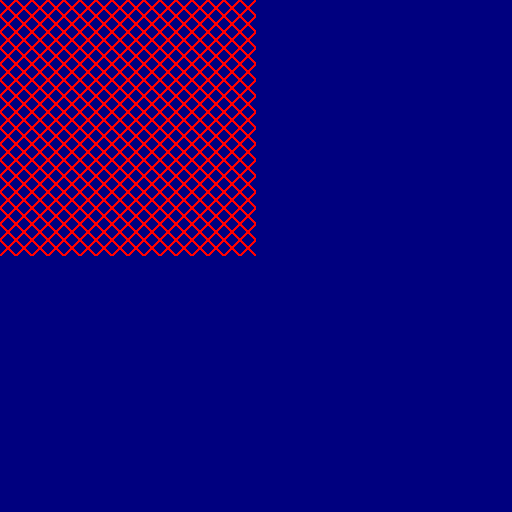

This game map was drawn from its Tiled (.tmx) file and the tilesets committed beside it. A one-line description and the full map source follow:
An orthogonal 32x32 tile map with 16x16 px tiles, 1 tile layer (Tile Layer 1).

<map version="1.0" tiledversion="1.1.5" orientation="orthogonal" renderorder="right-down" width="32" height="32" tilewidth="16" tileheight="16" infinite="0" nextobjectid="1">
 <tileset firstgid="1" source="BreakoutSpriteSheet.tsx" />
 <layer name="Tile Layer 1" width="32" height="32">
  <data encoding="csv">
23,23,23,23,23,23,23,23,23,23,23,23,23,23,23,23,15,15,15,15,15,15,15,15,15,15,15,15,15,15,15,15,
23,23,23,23,23,23,23,23,23,23,23,23,23,23,23,23,15,15,15,15,15,15,15,15,15,15,15,15,15,15,15,15,
23,23,23,23,23,23,23,23,23,23,23,23,23,23,23,23,15,15,15,15,15,15,15,15,15,15,15,15,15,15,15,15,
23,23,23,23,23,23,23,23,23,23,23,23,23,23,23,23,15,15,15,15,15,15,15,15,15,15,15,15,15,15,15,15,
23,23,23,23,23,23,23,23,23,23,23,23,23,23,23,23,15,15,15,15,15,15,15,15,15,15,15,15,15,15,15,15,
23,23,23,23,23,23,23,23,23,23,23,23,23,23,23,23,15,15,15,15,15,15,15,15,15,15,15,15,15,15,15,15,
23,23,23,23,23,23,23,23,23,23,23,23,23,23,23,23,15,15,15,15,15,15,15,15,15,15,15,15,15,15,15,15,
23,23,23,23,23,23,23,23,23,23,23,23,23,23,23,23,15,15,15,15,15,15,15,15,15,15,15,15,15,15,15,15,
23,23,23,23,23,23,23,23,23,23,23,23,23,23,23,23,15,15,15,15,15,15,15,15,15,15,15,15,15,15,15,15,
23,23,23,23,23,23,23,23,23,23,23,23,23,23,23,23,15,15,15,15,15,15,15,15,15,15,15,15,15,15,15,15,
23,23,23,23,23,23,23,23,23,23,23,23,23,23,23,23,15,15,15,15,15,15,15,15,15,15,15,15,15,15,15,15,
23,23,23,23,23,23,23,23,23,23,23,23,23,23,23,23,15,15,15,15,15,15,15,15,15,15,15,15,15,15,15,15,
23,23,23,23,23,23,23,23,23,23,23,23,23,23,23,23,15,15,15,15,15,15,15,15,15,15,15,15,15,15,15,15,
23,23,23,23,23,23,23,23,23,23,23,23,23,23,23,23,15,15,15,15,15,15,15,15,15,15,15,15,15,15,15,15,
23,23,23,23,23,23,23,23,23,23,23,23,23,23,23,23,15,15,15,15,15,15,15,15,15,15,15,15,15,15,15,15,
23,23,23,23,23,23,23,23,23,23,23,23,23,23,23,23,15,15,15,15,15,15,15,15,15,15,15,15,15,15,15,15,
15,15,15,15,15,15,15,15,15,15,15,15,15,15,15,15,15,15,15,15,15,15,15,15,15,15,15,15,15,15,15,15,
15,15,15,15,15,15,15,15,15,15,15,15,15,15,15,15,15,15,15,15,15,15,15,15,15,15,15,15,15,15,15,15,
15,15,15,15,15,15,15,15,15,15,15,15,15,15,15,15,15,15,15,15,15,15,15,15,15,15,15,15,15,15,15,15,
15,15,15,15,15,15,15,15,15,15,15,15,15,15,15,15,15,15,15,15,15,15,15,15,15,15,15,15,15,15,15,15,
15,15,15,15,15,15,15,15,15,15,15,15,15,15,15,15,15,15,15,15,15,15,15,15,15,15,15,15,15,15,15,15,
15,15,15,15,15,15,15,15,15,15,15,15,15,15,15,15,15,15,15,15,15,15,15,15,15,15,15,15,15,15,15,15,
15,15,15,15,15,15,15,15,15,15,15,15,15,15,15,15,15,15,15,15,15,15,15,15,15,15,15,15,15,15,15,15,
15,15,15,15,15,15,15,15,15,15,15,15,15,15,15,15,15,15,15,15,15,15,15,15,15,15,15,15,15,15,15,15,
15,15,15,15,15,15,15,15,15,15,15,15,15,15,15,15,15,15,15,15,15,15,15,15,15,15,15,15,15,15,15,15,
15,15,15,15,15,15,15,15,15,15,15,15,15,15,15,15,15,15,15,15,15,15,15,15,15,15,15,15,15,15,15,15,
15,15,15,15,15,15,15,15,15,15,15,15,15,15,15,15,15,15,15,15,15,15,15,15,15,15,15,15,15,15,15,15,
15,15,15,15,15,15,15,15,15,15,15,15,15,15,15,15,15,15,15,15,15,15,15,15,15,15,15,15,15,15,15,15,
15,15,15,15,15,15,15,15,15,15,15,15,15,15,15,15,15,15,15,15,15,15,15,15,15,15,15,15,15,15,15,15,
15,15,15,15,15,15,15,15,15,15,15,15,15,15,15,15,15,15,15,15,15,15,15,15,15,15,15,15,15,15,15,15,
15,15,15,15,15,15,15,15,15,15,15,15,15,15,15,15,15,15,15,15,15,15,15,15,15,15,15,15,15,15,15,15,
15,15,15,15,15,15,15,15,15,15,15,15,15,15,15,15,15,15,15,15,15,15,15,15,15,15,15,15,15,15,15,15
</data>
 </layer>
</map>